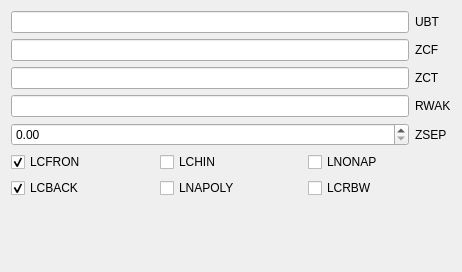
             <widget class="QWidget" name="wakePage">
              <property name="geometry">
               <rect>
                <x>0</x>
                <y>0</y>
                <width>462</width>
                <height>272</height>
               </rect>
              </property>
              <attribute name="label">
               <string>Wake</string>
              </attribute>
              <attribute name="toolTip">
               <string>Wake settings (w)</string>
              </attribute>
              <layout class="QVBoxLayout" name="verticalLayout_13">
               <item>
                <layout class="QGridLayout" name="gridLayout_7">
                 <item row="1" column="1">
                  <widget class="QLineEdit" name="ZCF">
                   <property name="toolTip">
                    <string>[meter] The z-coordinate in the cavity frame at which the
Napoly-Zotter integration contour shifts from r=the radius
of the left beam pipe to r=RWAK. See manual Fig. 1.</string>
                   </property>
                  </widget>
                 </item>
                 <item row="3" column="1">
                  <widget class="QLineEdit" name="RWAK">
                   <property name="toolTip">
                    <string>[meter] The r-coordinate in the cavity frame where the
Napoly-Zotter integration contour runs horizontally
between z=ZCF and z=ZCT. See manual Fig. 1.</string>
                   </property>
                  </widget>
                 </item>
                 <item row="0" column="1">
                  <widget class="QLineEdit" name="UBT">
                   <property name="toolTip">
                    <string>[meter] The last longitudinal coordinate relative to the head of the
beam, up to which the wake potentials are calculated.
This parameter defines the window length.</string>
                   </property>
                   <property name="text">
                    <string/>
                   </property>
                  </widget>
                 </item>
                 <item row="0" column="2">
                  <widget class="QLabel" name="label_19">
                   <property name="text">
                    <string>UBT</string>
                   </property>
                  </widget>
                 </item>
                 <item row="2" column="1">
                  <widget class="QLineEdit" name="ZCT">
                   <property name="toolTip">
                    <string>[meter] The z-coordinate in the cavity frame at which the
Napoly-Zotter integration contour shifts from r=RWAK to
the radius of the right beam pipe. See manual Fig. 1.</string>
                   </property>
                  </widget>
                 </item>
                 <item row="4" column="1">
                  <widget class="QDoubleSpinBox" name="ZSEP">
                   <property name="toolTip">
                    <string>The initial distance between heads of the two counter-
rotating beams. Zero means that the two beams touch
head-to-head when the head of the driving beam enters
the structure. See manual Fig. 2.</string>
                   </property>
                  </widget>
                 </item>
                 <item row="1" column="2">
                  <widget class="QLabel" name="label_20">
                   <property name="text">
                    <string>ZCF</string>
                   </property>
                  </widget>
                 </item>
                 <item row="2" column="2">
                  <widget class="QLabel" name="label_21">
                   <property name="text">
                    <string>ZCT</string>
                   </property>
                  </widget>
                 </item>
                 <item row="4" column="2">
                  <widget class="QLabel" name="label_22">
                   <property name="text">
                    <string>ZSEP</string>
                   </property>
                  </widget>
                 </item>
                 <item row="3" column="2">
                  <widget class="QLabel" name="label_23">
                   <property name="text">
                    <string>RWAK</string>
                   </property>
                  </widget>
                 </item>
                </layout>
               </item>
               <item>
                <layout class="QGridLayout" name="gridLayout">
                 <item row="1" column="0">
                  <widget class="QCheckBox" name="LCFRON">
                   <property name="toolTip">
                    <string>Window suppressing calculation of fields in front of the
bunch.</string>
                   </property>
                   <property name="text">
                    <string>LCFRON</string>
                   </property>
                   <property name="checked">
                    <bool>true</bool>
                   </property>
                  </widget>
                 </item>
                 <item row="2" column="1">
                  <widget class="QCheckBox" name="LNAPOLY">
                   <property name="toolTip">
                    <string>When LNAPOLY=.T., the Napoly method of wake
potential calculation is used for both MROT=0 and
MROT=1 cases. If the beam pipe radii at both ends are
unequal, or the cavity material comes down below the
beam pipe radii, one must use the Napoly method. If
LNAPOLY is yet false, ABCI changes it to
LNAPOLY=.T., and finds an appropriate integration
contour (its validity should still be checked by the user).
The integration contour can be specified by the user,
using ZCF, ZCT and RWAK. See Fig. 1. The Naoply
integration method does not work for calculation of the
transverse wake potential for a structure with beam pipes
of unequal radii at both ends (ABCI skips the
calculation.). In this case, use LNONAP option explained
below.
For more details, see manual Appendix A.</string>
                   </property>
                   <property name="text">
                    <string>LNAPOLY</string>
                   </property>
                  </widget>
                 </item>
                 <item row="1" column="1">
                  <widget class="QCheckBox" name="LCHIN">
                   <property name="toolTip">
                    <string>When LCHIN=.T., wake potentials for MROT=1 case
are calculated by means of Chin’s method. The beam
moves continuously, and wake fields are sampled at equal
time steps. When LCHIN=.F., the beam jumps to next
cell every MT time steps.</string>
                   </property>
                   <property name="text">
                    <string>LCHIN</string>
                   </property>
                  </widget>
                 </item>
                 <item row="2" column="0">
                  <widget class="QCheckBox" name="LCBACK">
                   <property name="toolTip">
                    <string>Window suppressing calculation of fields behind the
bunch. If LPLE or LPLC is true, LCBACK must be false.
Then, the moving mesh option is suppressed.</string>
                   </property>
                   <property name="text">
                    <string>LCBACK</string>
                   </property>
                   <property name="checked">
                    <bool>true</bool>
                   </property>
                  </widget>
                 </item>
                 <item row="1" column="2">
                  <widget class="QCheckBox" name="LNONAP">
                   <property name="toolTip">
                    <string>When LNONAP=.T., the Napoly integration will be
switched off. ABCI finds a suitable straight integration
path at the largest aperture. One can also specify this
straight path using RWAK option. If one wants to calculate
the transverse wake potential for a structure with beam
pipes of unequal radii at both ends, he has to set
LNONAP=.T. Otherwise, ABCI skips the calculation.
For MROT=1 case with LNONAP=.T. for a structure with
beam pipes of unequal radii at both ends, the longitudinal
wake potential on plot is a pure radiation term after the
correction is made on the potential difference term. The
transverse wake potential is calculated from this corrected
longitudinal wake potential using Panofsky-Wenzel
theorem. It becomes (in principle) identical to the
azimuthal wale potential (which is free from the potential
difference term), calculated directly from Eφ and Br ,
although the sign is opposite.</string>
                   </property>
                   <property name="text">
                    <string>LNONAP</string>
                   </property>
                  </widget>
                 </item>
                 <item row="2" column="2">
                  <widget class="QCheckBox" name="LCRBW">
                   <property name="toolTip">
                    <string>When LCRBW=.T., wake potentials are calculated
for a counter-rotating beam of opposite charge instead of
usual ones for a beam trailing the driving beam. The
initial distance between heads of the two counter-rotating
beams can be specified by ZSEP. See manual Fig. 2.</string>
                   </property>
                   <property name="text">
                    <string>LCRBW</string>
                   </property>
                  </widget>
                 </item>
                </layout>
               </item>
               <item>
                <spacer name="verticalSpacer_6">
                 <property name="orientation">
                  <enum>Qt::Vertical</enum>
                 </property>
                 <property name="sizeHint" stdset="0">
                  <size>
                   <width>20</width>
                   <height>40</height>
                  </size>
                 </property>
                </spacer>
               </item>
              </layout>
             </widget>
